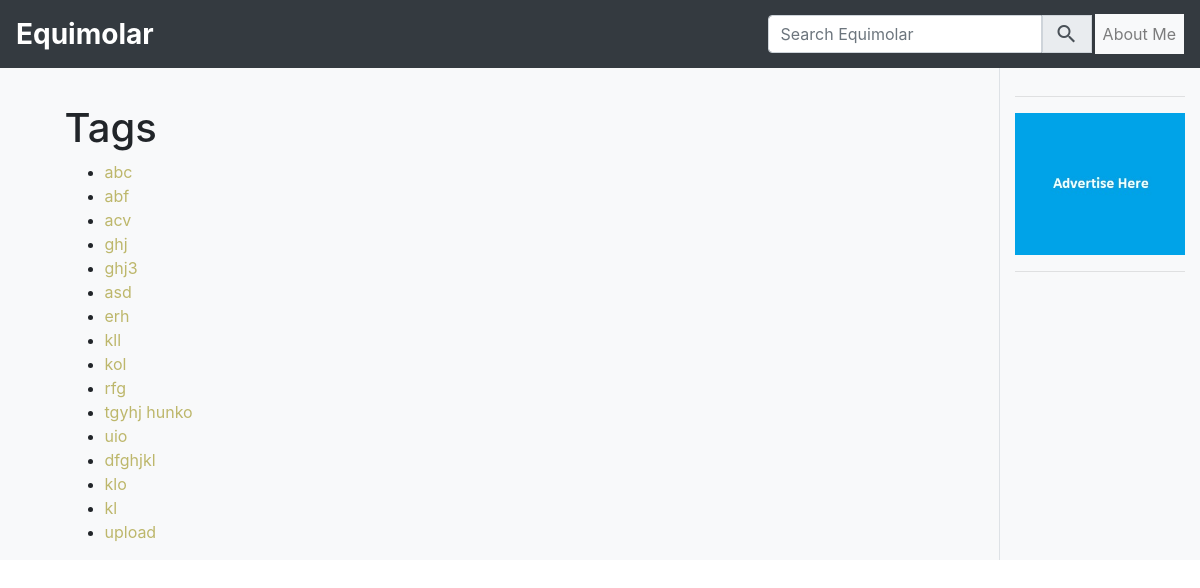
The app's page /tags with its own data.
### equimolar_blog/models.py (models this page shows, shortened)
class Tag(db.Model):
    __tablename__ = 'tags'
    id = db.Column(db.Integer, primary_key=True)
    name = db.Column(db.String(50), unique=True)

### equimolar_blog/views.py (the view)
@app.route('/tags')
def show_tags():
    tags = Tag.query.all()
    return render_template('equimolar/tags.html',
                           tags=tags)

### equimolar_blog/templates/equimolar/tags.html (shortened to what this page needs)
{% extends 'equimolar/base.html' %}
{% block main %}
  <h1>Tags</h1>
  <ul>
  {% for tag in tags %}
  <li>
  <a href="/tag/{{ tag.id }}">{{ tag.name }}</a>
  </li>
  {% endfor %}
  </ul>
{% endblock %}

### equimolar_blog/static/Custom-CSS/equimolar_blog.css (style rules this page uses)
a { color:darkkhaki; text-decoration: green; }

### records on screen
Tag: name "abc"
Tag: name "abf"
Tag: name "acv"
Tag: name "ghj"
Tag: name "ghj3"
Tag: name "asd"
Tag: name "erh"
Tag: name "kll"
Tag: name "kol"
Tag: name "rfg"
Tag: name "tgyhj hunko"
Tag: name "uio"
Tag: name "dfghjkl"
Tag: name "klo"
Tag: name "kl"
Tag: name "upload"

### other values on screen
{{ config.SITE_NAME }} "Equimolar"
